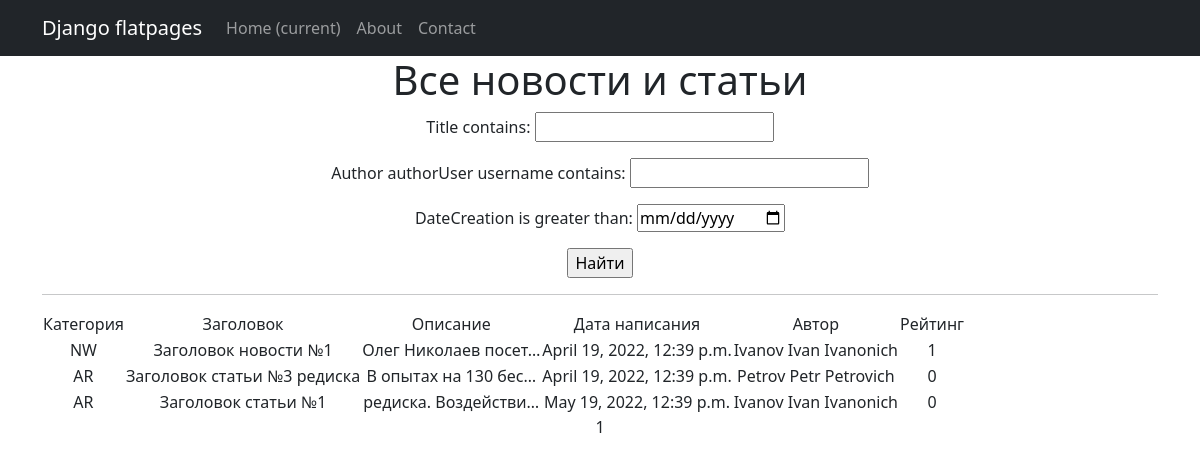
Before: /news/ with the older database file.
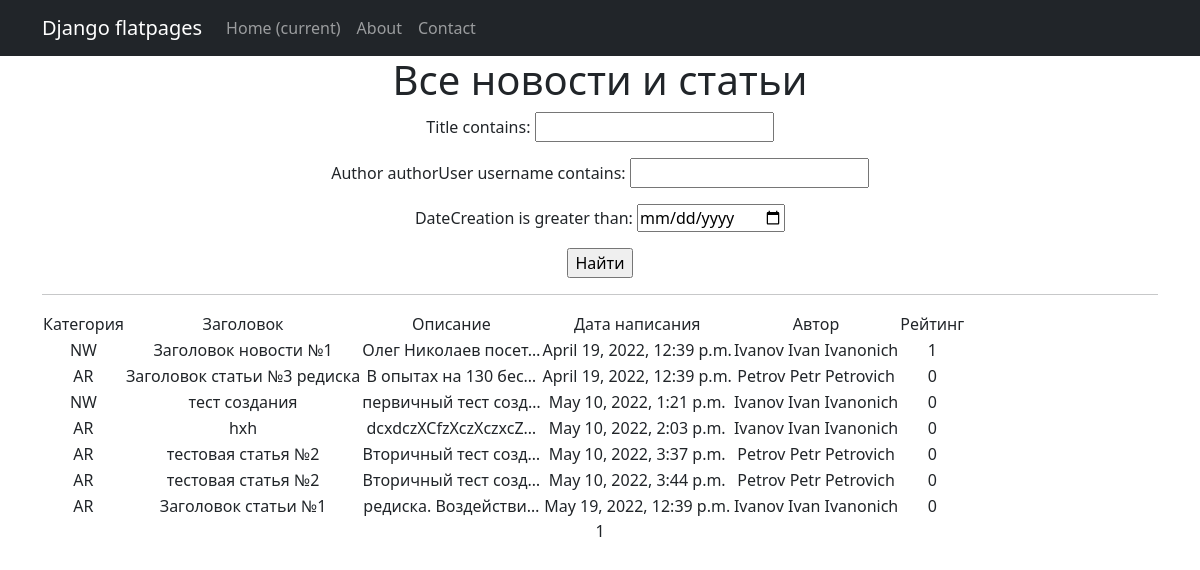
After: the same page with the newer database file.
### news/models.py (models this page shows, shortened)
class Post(models.Model):
    author = models.ForeignKey(Author, on_delete=models.CASCADE)
    NEWS = 'NW'
    ARTICLE = 'AR'
    CATEGORY_CHOICES = (
        (NEWS, 'Новость'),
        (ARTICLE, 'Статья'),
    )
    categoryType = models.CharField(max_length=2, choices=CATEGORY_CHOICES, default=ARTICLE)
    dateCreation = models.DateTimeField(auto_now_add=True)
    postCategory = models.ManyToManyField(Category, through='PostCategory')
    title = models.CharField(max_length=128)
    text = models.TextField()
    rating = models.SmallIntegerField(default=0)

class Author(models.Model):
    authorUser = models.OneToOneField(User, on_delete=models.CASCADE)
    ratingAuthor = models.SmallIntegerField(default=0)

### news/views.py (the view)
# urls.py: path('', PostsList.as_view()),
class PostsList(ListView):
    model = Post
    ordering = 'dateCreation'
    template_name = 'news.html'
    context_object_name = 'posts'
    paginate_by = 10
    def get_queryset(self):
        queryset = super().get_queryset()
        self.filterset = PostFilter(self.request.GET, queryset)
        return self.filterset.qs
    def get_context_data(self, **kwargs):
        context = super().get_context_data(**kwargs)
        context['filterset'] = self.filterset
        return context

### templates/news.html (shortened to what this page needs)
{% extends 'flatpages/default.html' %}
{% block content %}
   <h1>Все новости и статьи</h1>
   <form action="" method="get">
       {{ filterset.form.as_p }}
       <input type="submit" value="Найти" />
   </form>
   <hr>
   {% if posts %}
       <table>
           <tr>
               <td>Категория</td>
               <td>Заголовок</td>
               <td>Описание</td>
               <td>Дата написания</td>
               <td>Автор</td>
               <td>Рейтинг</td>
           </tr>
           {% for post in posts %}
           <tr>
               <td>{{ post.categoryType }}</td>
               <td>{{ post.title}}</td>
               <td>{{ post.text|truncatechars:20 }}</td>
               <td>{{ post.dateCreation }}</td>
               <td>{{ post.author.authorUser }}</td>
               <td>{{ post.rating }}</td>
           </tr>
           {% endfor %}
       </table>
   {% else %}
       <h2>Статей/новостей нет!</h2>
   {% endif %}
   {{ page_obj.number }}
{% endblock content %}

### templates/flatpages/default.html (shortened to what this page needs)
<!DOCTYPE html>
{% load static %}
<html lang="en">
    <head>
        <link href="{% static 'css/styles.css' %}" rel="stylesheet" />
    </head>
    <body>
        <nav class="navbar navbar-expand-lg navbar-dark bg-dark static-top">
           <div class="container">
               <a class="navbar-brand" href="#">Django flatpages</a>
               <div class="collapse navbar-collapse" id="navbarResponsive">
                   <ul class="navbar-nav ml-auto">
                       <li class="nav-item active">
                           <a class="nav-link" href="#">Home
                               <span class="sr-only">(current)</span>
                           </a>
                       </li>
                       <li class="nav-item">
                           <a class="nav-link" href="/about/">About</a>
                       </li>
                       <li class="nav-item">
                           <a class="nav-link" href="/contacts/">Contact</a>
                       </li>
                   </ul>
               </div>
           </div>
        </nav>
        <div class="container">
           <div class="row">
               <div class="col-lg-12 text-center">
                   {% block content %}{% endblock content %}
               </div>
           </div>
</div>
    </body>
</html>

Changed rows visible on the page:
added Post: categoryType "NW", title "тест создания", text "первичный тест созд…", dateCreation "May 10, 2022, 1:21 p.m.", author.authorUser "Ivanov Ivan Ivanonich", rating "0"
added Post: categoryType "AR", title "hxh", text "dcxdczXCfzXczXczxcZ…", dateCreation "May 10, 2022, 2:03 p.m.", author.authorUser "Ivanov Ivan Ivanonich", rating "0"
added Post: categoryType "AR", title "тестовая статья №2", text "Вторичный тест созд…", dateCreation "May 10, 2022, 3:37 p.m.", author.authorUser "Petrov Petr Petrovich", rating "0"
added Post: categoryType "AR", title "тестовая статья №2", text "Вторичный тест созд…", dateCreation "May 10, 2022, 3:44 p.m.", author.authorUser "Petrov Petr Petrovich", rating "0"
